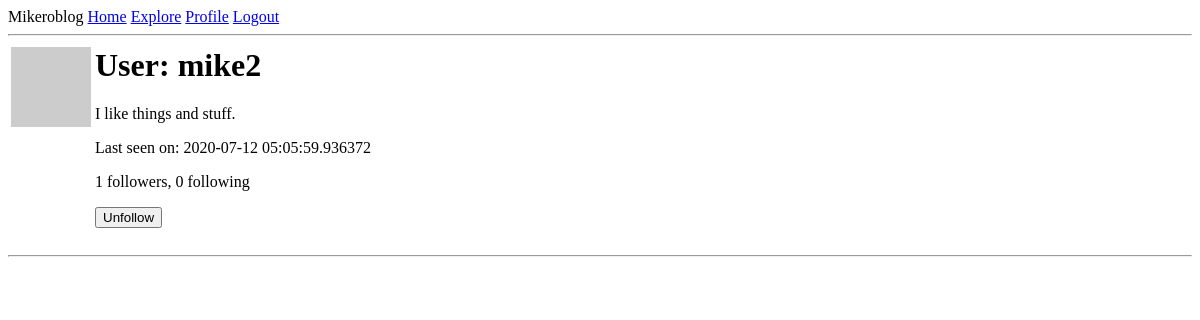
/user/mike2 (signed in), run on an earlier commit of the app's database.
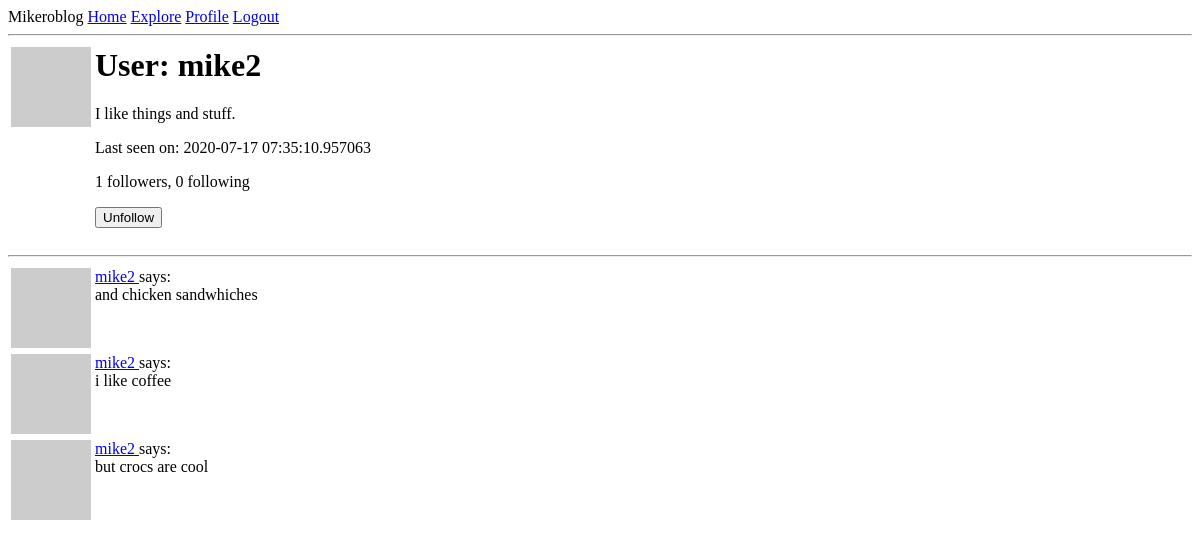
And on a later commit of the database.
### app/models.py (models this page shows, shortened)
class User(UserMixin, db.Model):
    id = db.Column(db.Integer, primary_key=True)
    username = db.Column(db.String(64), index=True, unique=True)
    email = db.Column(db.String(120), index=True, unique=True)
    password_hash = db.Column(db.String(128))
    posts = db.relationship('Post', backref='author', lazy='dynamic')
    about_me = db.Column(db.String(140))
    last_seen = db.Column(db.DateTime, default=datetime.utcnow)
    followed = db.relationship(
        'User',
        secondary=followers,
        primaryjoin=(followers.c.follower_id == id),
        secondaryjoin=(followers.c.followed_id == id),
        backref=db.backref('followers', lazy='dynamic'),
        lazy='dynamic'
    )
    def avatar(self, size):
        digest = md5(self.email.lower().encode('utf-8')).hexdigest()
        return f'https://www.gravatar.com/avatar/{digest}?d=identicon&s={size}'
    def is_following(self, user):
        return self.followed.filter(
            followers.c.followed_id == user.id).count() > 0

class Post(db.Model):
    id = db.Column(db.Integer, primary_key=True)
    body = db.Column(db.String(140))
    timestamp = db.Column(db.DateTime, index=True, default=datetime.utcnow)
    user_id = db.Column(db.Integer, db.ForeignKey('user.id'))

### app/routes.py (the view)
@flask_app.route('/user/<username>')
@login_required
def user(username):
    user = User.query.filter_by(username=username).first_or_404()
    page = request.args.get('page', 1, type=int)
    posts = user.posts.order_by(Post.timestamp.desc()).paginate(
        page, flask_app.config['POSTS_PER_PAGE'], False)
    next_url = url_for('user', username=user.username, page=posts.next_num) \
        if posts.has_next else None
    prev_url = url_for('user', username=user.username, page=posts.prev_num) \
        if posts.has_prev else None
    form = EmptyForm()
    return render_template('user.html', user=user, posts=posts.items, form=form,
                           next_url=next_url, prev_url=prev_url)

### app/forms.py
class EmptyForm(FlaskForm):
    submit = SubmitField('Submit')

### app/models.py (called while the page is built)
@login.user_loader
def load_user(id):
    return User.query.get(int(id))

### app/routes.py (called while the page is built)
@flask_app.before_request
def before_request():
    if current_user.is_authenticated:
        current_user.last_seen = datetime.utcnow()
        db.session.commit()

### app/templates/user.html (shortened to what this page needs)
{% extends 'base.html' %}
{% block content %}
    <table>
        <tr valign='top'>
            <td><img src='{{ user.avatar(128) }}'></td>
            <td>
                <h1>User: {{ user.username }}</h1>
                {% if user.about_me %}
                    <p>{{ user.about_me }}</p>
                {% endif %}
                {% if user.last_seen %}
                    <p>Last seen on: {{ user.last_seen }}</p>
                {% endif %}
                <p>{{ user.followers.count() }} followers, {{ user.followed.count() }} following</p>
                {% if user == current_user %}
                    <p><a href="{{ url_for('edit_profile') }}">Edit your profile</a></p>
                {% else %}
                    <p>
                        <form action='{{ url_for('unfollow', username=user.username) }}' method='post'>
                            {{ form.submit(value='Unfollow') }}
                        </form>
                    </p>
                {% endif %}
            </td>
        </tr>
    </table>
    <hr>
    {% for post in posts %}
        {% include '_post.html' %}
    {% endfor %}
{% endblock %}

### app/templates/_post.html
<table>
    <tr valign='top'>
        <td><img src='{{ post.author.avatar(36) }}'></td>
        <td>
            <a href='{{ url_for('user', username=post.author.username) }}'>
                {{ post.author.username }}
            </a>
            says: <br>{{ post.body }}
        </td>
    </tr>
</table>

What changed in the data, as far as the page shows it:
changed User "mike2": last_seen "2020-07-12 05:05:59.936372" → "2020-07-17 07:35:10.957063"
added Post: author.username "mike2", body "and chicken sandwhiches"
added Post: author.username "mike2", body "i like coffee"
added Post: author.username "mike2", body "but crocs are cool"
